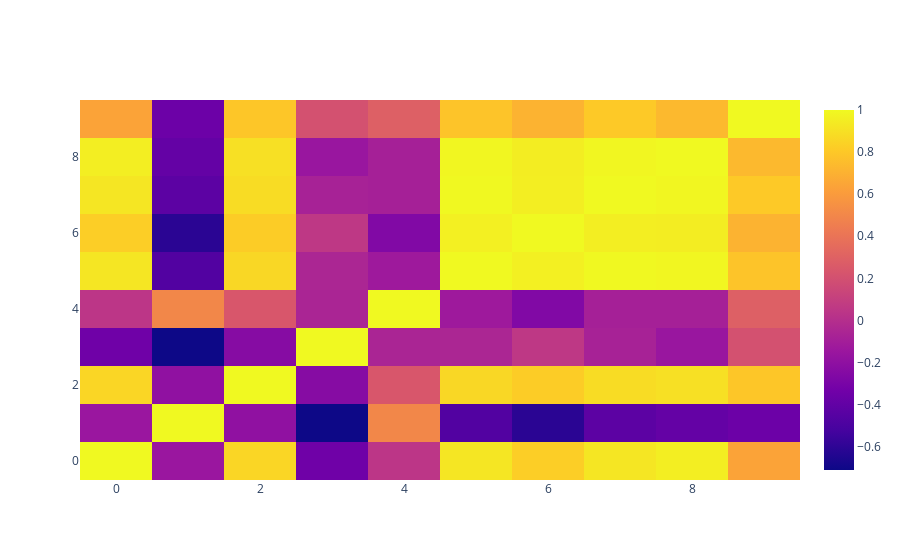

Notebook code cell kept with this figure:
### Code cell
fig = go.Figure(data=go.Heatmap(
                    z=df_temp_export.corr()))
fig.show()
